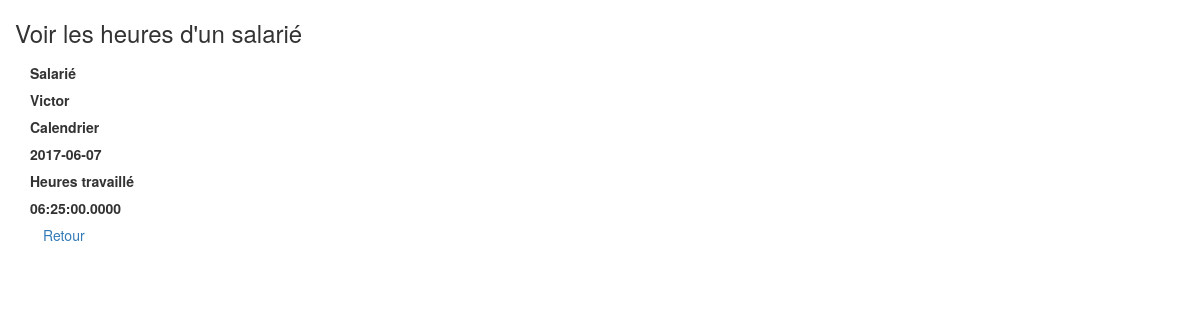
Screenshot of /read.php?id=2 with the database file from the repository.
### tables this page shows
CREATE TABLE `enregistrement` (
  `id` int(11) NOT NULL,
  `salarie` varchar(11) NOT NULL,
  `Calendrier` date NOT NULL,
  `Heures` time(4) NOT NULL
);

### read.php (the view, shortened to what this page needs)
<?php
    $id = null;
    if ( !empty($_GET['id'])) {
        $id = $_REQUEST['id'];
    }
    if ( null==$id ) {
        header("Location: index.php");
    } else {
        $pdo = Database::connect();
        $pdo->setAttribute(PDO::ATTR_ERRMODE, PDO::ERRMODE_EXCEPTION);
        $sql = "SELECT * FROM enregistrement where id = ?";
        $q = $pdo->prepare($sql);
        $q->execute(array($id));
        $data = $q->fetch(PDO::FETCH_ASSOC);
    }
?>
<!DOCTYPE html>
<html lang="en">
<head>
    <link   href="css/bootstrap.min.css" rel="stylesheet">
</head>
<body>
    <div class="container">
                <div class="span10 offset1">
                    <div class="row">
                        <h3>Voir les heures d'un salarié</h3>
                    </div>
                    <div class="form-horizontal" >
                      <div class="control-group">
                        <label class="control-label">Salarié</label>
                        <div class="controls">
                            <label class="checkbox">
                                <?php echo $data['salarie'];?>
                            </label>
                        </div>
                      </div>
                      <div class="control-group">
                        <label class="control-label">Calendrier</label>
                        <div class="controls">
                            <label class="checkbox">
                                <?php echo $data['Calendrier'];?>
                            </label>
                        </div>
                      </div>
                      <div class="control-group">
                        <label class="control-label">Heures travaillé</label>
                        <div class="controls">
                            <label class="checkbox">
                                <?php echo $data['Heures'];?>
                            </label>
                        </div>
                      </div>
                        <div class="form-actions">
                          <a class="btn" href="index.php">Retour</a>
                       </div>
                    </div>
                </div>
    </div>
  </body>
</html>

### rows the page displays
enregistrement: salarie "Victor", Calendrier "2017-06-07", Heures "06:25:00.0000"
